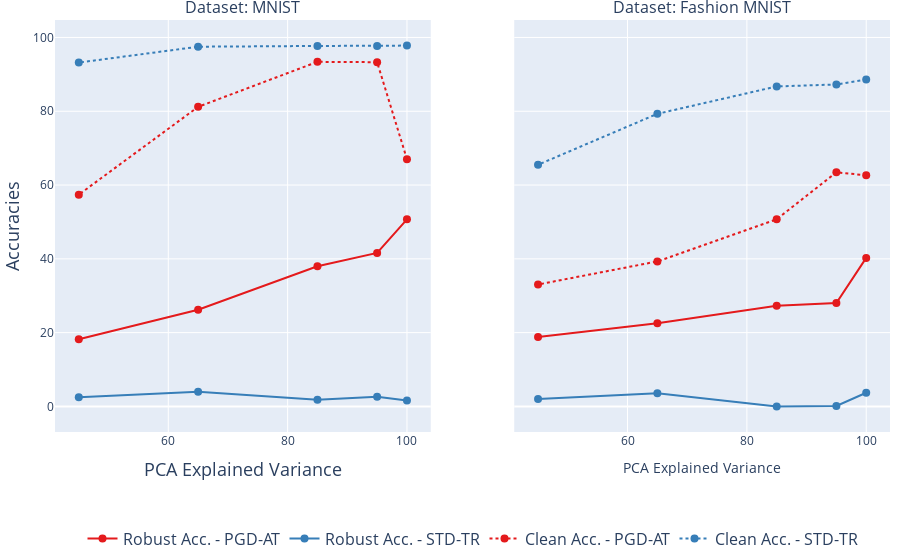

Source (notebook cell):
### Code cell
import pandas as pd
import plotly.graph_objects as go
from plotly.subplots import make_subplots
import plotly.express as px

# Step 1: Read the CSV file
file_path = 'tmp/pca_impact_with_samecapacity_on_pgdat_vs_stdtr - All_PCA_exps.csv'
df = pd.read_csv(file_path)

# Ensure numeric conversion of Y-columns
y_columns = ['Robust Acc.', 'Clean Acc.']
df[y_columns] = df[y_columns].apply(pd.to_numeric)

# Define line dash styles for each Y-column
line_dashes = {
    y_columns[0]: 'solid',  # Line style for the first column
    y_columns[1]: 'dot'           # Line style for the second column
}

# Step 2: Get unique values from the categorical column (e.g., 'Dataset')
unique_datasets = df['Dataset'].unique()  # Get unique dataset values
unique_train_types = df['Train Type'].unique()  # Get unique training types

# Define a color map for the 'Train Type' column
colors = px.colors.qualitative.Set1  # Using a qualitative color scale
color_map = {train_type: colors[i % len(colors)] for i, train_type in enumerate(unique_train_types)}

# Step 3: Create subplots for each unique dataset
fig = make_subplots(rows=1, cols=len(unique_datasets), shared_yaxes=True,
                    subplot_titles=[f"Dataset: {cat}" for cat in unique_datasets])

# Step 4: Add each Y-column to the corresponding subplot for each unique dataset
for i, dataset in enumerate(unique_datasets):
    filtered_df = df[df['Dataset'] == dataset]  # Filter data for each dataset
    for y_col in y_columns:
        for train_type in unique_train_types:
            train_type_filtered_df = filtered_df[filtered_df['Train Type'] == train_type]  # Filter by train type
            if not train_type_filtered_df.empty:  # Check if the filtered DataFrame is not empty
                trace_name = f"{y_col} - {train_type}"
                fig.add_trace(go.Scatter(
                    x=train_type_filtered_df['PCA exp. var.'],
                    y=train_type_filtered_df[y_col],
                    mode='lines+markers',  # Lines and markers
                    name=trace_name,  # Name for the trace
                    line=dict(dash=line_dashes[y_col], color=color_map[train_type]),  # Set line dash style and color
                    marker=dict(size=8),    # Set marker size
                    showlegend=True if i==0 and train_type_filtered_df.index[0] == train_type_filtered_df.index[0] else False
                ), row=1, col=i+1)  # Add trace to the corresponding subplot
    # fig.update_yaxes(title_text="Accuracies", row=1, col=i+1)  # Set y-axis title
    fig.update_xaxes(title_text="PCA Explained Variance", row=1, col=i+1)  # Set x-axis title
# Step 5: Customize layout
fig.update_layout(
    xaxis_title="PCA Explained Variance",
    yaxis_title="Accuracies",
    xaxis_title_font=dict(size=18),  # Set font size for the x-axis title
    yaxis_title_font=dict(size=18),
    legend=dict(
        orientation="h",  # Set legend orientation to horizontal
        yanchor="bottom",  # Anchor legend to the bottom
        y=-0.3,           # Set position below the plot area
        xanchor="center",  # Center the legend horizontally
        x=0.5,             # Position the legend in the center
        font=dict(size=16)
    ),
    margin=dict(t=20, b=5, l=20, r=10)
)

# Step 6: Show the plot
fig.show()
fig.write_image("tmp/pca_all.pdf",engine="kaleido",width=1200)

### Figure 1 — Plotly figure (JSON) as saved in the notebook; plotly's stock layout.template omitted (floating-point values rounded to 4 significant figures)
{"data": [{"line": {"color": "rgb(228,26,28)", "dash": "solid"}, "marker": {"size": 8}, "mode": "lines+markers", "name": "Robust Acc. - PGD-AT", "showlegend": true, "type": "scatter", "x": [100, 95, 85, 65, 45], "xaxis": "x", "y": [50.7, 41.6, 38, 26.2, 18.2], "yaxis": "y"}, {"line": {"color": "rgb(55,126,184)", "dash": "solid"}, "marker": {"size": 8}, "mode": "lines+markers", "name": "Robust Acc. - STD-TR", "showlegend": true, "type": "scatter", "x": [100, 95, 85, 65, 45], "xaxis": "x", "y": [1.6, 2.6, 1.8, 4, 2.5], "yaxis": "y"}, {"line": {"color": "rgb(228,26,28)", "dash": "dot"}, "marker": {"size": 8}, "mode": "lines+markers", "name": "Clean Acc. - PGD-AT", "showlegend": true, "type": "scatter", "x": [100, 95, 85, 65, 45], "xaxis": "x", "y": [67, 93.3, 93.4, 81.2, 57.4], "yaxis": "y"}, {"line": {"color": "rgb(55,126,184)", "dash": "dot"}, "marker": {"size": 8}, "mode": "lines+markers", "name": "Clean Acc. - STD-TR", "showlegend": true, "type": "scatter", "x": [100, 95, 85, 65, 45], "xaxis": "x", "y": [97.8, 97.7, 97.7, 97.5, 93.2], "yaxis": "y"}, {"line": {"color": "rgb(228,26,28)", "dash": "solid"}, "marker": {"size": 8}, "mode": "lines+markers", "name": "Robust Acc. - PGD-AT", "showlegend": false, "type": "scatter", "x": [100, 95, 85, 65, 45], "xaxis": "x2", "y": [40.25, 28, 27.25, 22.51, 18.84], "yaxis": "y2"}, {"line": {"color": "rgb(55,126,184)", "dash": "solid"}, "marker": {"size": 8}, "mode": "lines+markers", "name": "Robust Acc. - STD-TR", "showlegend": false, "type": "scatter", "x": [100, 95, 85, 65, 45], "xaxis": "x2", "y": [3.7, 0.14, 0, 3.59, 1.99], "yaxis": "y2"}, {"line": {"color": "rgb(228,26,28)", "dash": "dot"}, "marker": {"size": 8}, "mode": "lines+markers", "name": "Clean Acc. - PGD-AT", "showlegend": false, "type": "scatter", "x": [100, 95, 85, 65, 45], "xaxis": "x2", "y": [62.64, 63.45, 50.73, 39.3, 33.04], "yaxis": "y2"}, {"line": {"color": "rgb(55,126,184)", "dash": "dot"}, "marker": {"size": 8}, "mode": "lines+markers", "name": "Clean Acc. - STD-TR", "showlegend": false, "type": "scatter", "x": [100, 95, 85, 65, 45], "xaxis": "x2", "y": [88.6, 87.27, 86.73, 79.31, 65.5], "yaxis": "y2"}], "layout": {"annotations": [{"font": {"size": 16}, "showarrow": false, "text": "Dataset: MNIST", "x": 0.225, "xanchor": "center", "xref": "paper", "y": 1, "yanchor": "bottom", "yref": "paper"}, {"font": {"size": 16}, "showarrow": false, "text": "Dataset: Fashion MNIST", "x": 0.775, "xanchor": "center", "xref": "paper", "y": 1, "yanchor": "bottom", "yref": "paper"}], "legend": {"font": {"size": 16}, "orientation": "h", "x": 0.5, "xanchor": "center", "y": -0.3, "yanchor": "bottom"}, "margin": {"b": 5, "l": 20, "r": 10, "t": 20}, "xaxis": {"anchor": "y", "domain": [0, 0.45], "title": {"font": {"size": 18}, "text": "PCA Explained Variance"}}, "xaxis2": {"anchor": "y2", "domain": [0.55, 1], "title": {"text": "PCA Explained Variance"}}, "yaxis": {"anchor": "x", "domain": [0, 1], "title": {"font": {"size": 18}, "text": "Accuracies"}}, "yaxis2": {"anchor": "x2", "domain": [0, 1], "matches": "y", "showticklabels": false}}}
